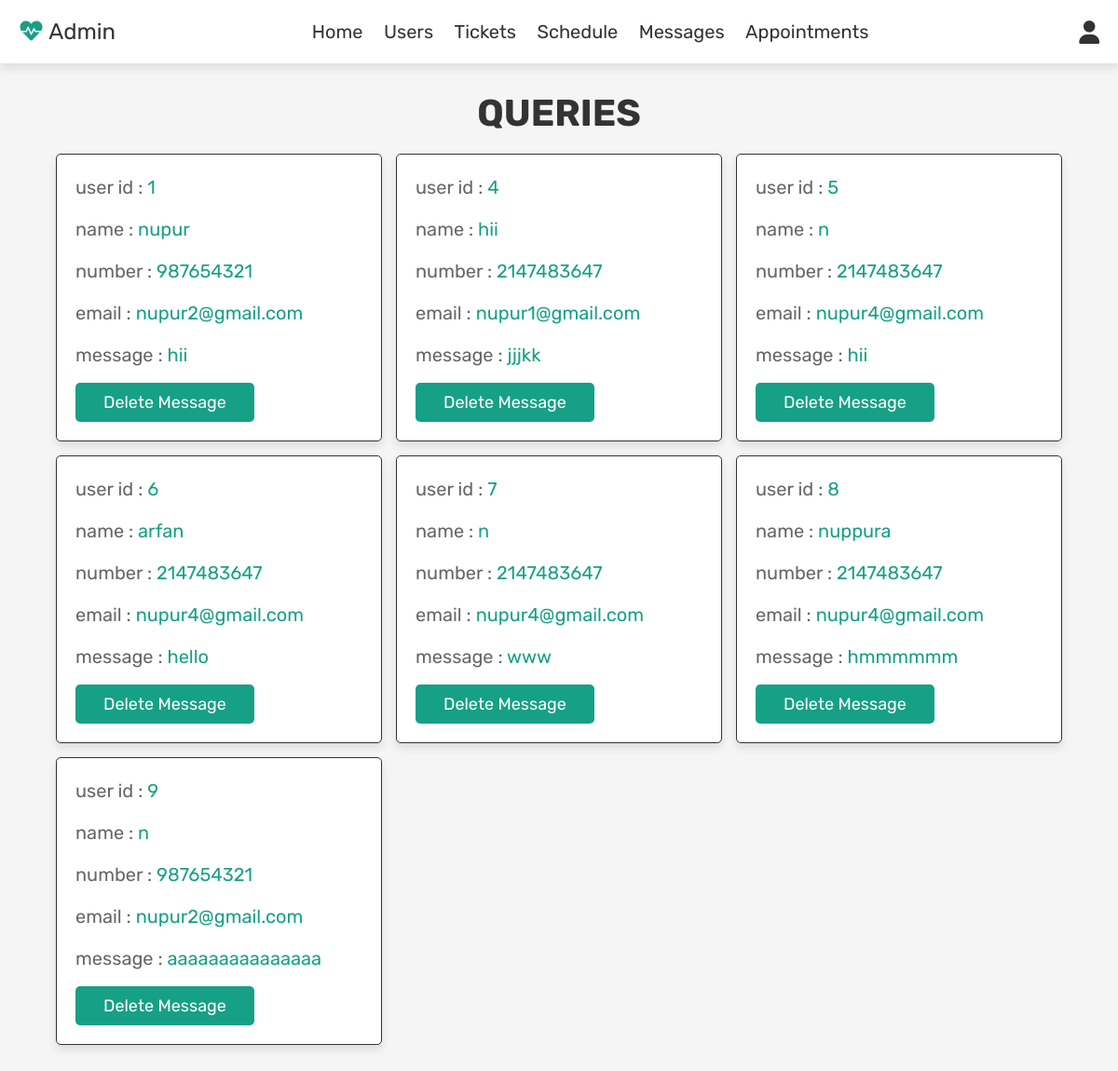
Page /admincontact.php (signed in) on the committed database.
### tables this page shows
CREATE TABLE IF NOT EXISTS `contactus` (
  `id` int NOT NULL AUTO_INCREMENT,
  `name` varchar(20) NOT NULL,
  `Phone` int NOT NULL,
  `mail` varchar(30) NOT NULL,
  `message` varchar(50) NOT NULL,
  PRIMARY KEY (`id`)
);

### admincontact.php (the view, shortened to what this page needs)
<?php
require "config.php";
include 'admin.php';
?>
<!DOCTYPE html>
<html lang="en">
<head>
   <link rel="stylesheet" href="https://cdnjs.cloudflare.com/ajax/libs/font-awesome/6.0.0/css/all.min.css">
   <link rel="stylesheet" href="admin.css">
</head>
<body>
<section class="messages">
   <h1 class="title"> Queries </h1>
   <div class="box-container">
   <?php
      $select_message = mysqli_query($conn, "SELECT * FROM `contactus`") or die('query failed');
      if(mysqli_num_rows($select_message) > 0){
         while($fetch_message = mysqli_fetch_assoc($select_message)){
   ?>
   <div class="box">
      <p> user id : <span><?php echo $fetch_message['id']; ?></span> </p>
      <p> name : <span><?php echo $fetch_message['name']; ?></span> </p>
      <p> number : <span><?php echo $fetch_message['Phone']; ?></span> </p>
      <p> email : <span><?php echo $fetch_message['mail']; ?></span> </p>
      <p> message : <span><?php echo $fetch_message['message']; ?></span> </p>
      <a href="admincontact.php?delete=<?php echo $fetch_message['id']; ?>" onclick="return confirm('delete this message?');" class="delete-btn">delete message</a>
   </div>
   <?php
      };
   }else{
      echo '<p class="empty">you have no messages!</p>';
   }
   ?>
   </div>
</section>
</body>
</html>

### admin.css (style rules this page uses)
:root { --green:#16a085; --black:#444; --light-color:#777; --black:#333; --white:#fff; --light-color:#666; --light-white:#ccc; --light-bg:#f5f5f5; --border:.1rem solid var(--black); --box-shadow:0 .5rem 1rem rgba(0,0,0,.1); }
* { font-family: 'Rubik', sans-serif; margin:0; padding:0; box-sizing: border-box; outline: none; border:none; text-decoration: none; transition:all .2s linear; }
html { font-size: 62.5%; overflow-x: hidden; }
body { background-color: var(--light-bg); }
section { padding:3rem 2rem; }
.title { text-align: center; margin-bottom: 2rem; text-transform: uppercase; color:var(--black); font-size: 4rem; }
.btn, .option-btn, .delete-btn, .white-btn { display: inline-block; margin-top: 1rem; padding:1rem 3rem; cursor: pointer; color:var(--white); font-size: 1.8rem; border-radius: .5rem; text-transform: capitalize; }
.delete-btn { background-color: var(--green); }
.messages .box-container { display: grid; grid-template-columns: repeat(auto-fit, 35rem); justify-content: center; gap:1.5rem; max-width: 1200px; margin:0 auto; align-items: flex-start; }
.messages .box-container .box { background-color: var(--white); padding:2rem; border:var(--border); box-shadow: var(--box-shadow); border-radius: .5rem; }
.messages .box-container .box p { padding-bottom: 1.5rem; font-size: 2rem; color:var(--light-color); line-height: 1.5; }
.messages .box-container .box p span { color:var(--green); }
.messages .box-container .box .delete-btn { margin-top: 0; }

### rows in the picture
contactus: id "1", name "nupur", Phone "987654321", mail "nupur2@gmail.com", message "hii"
contactus: id "4", name "hii", Phone "2147483647", mail "nupur1@gmail.com", message "jjjkk"
contactus: id "5", name "n", Phone "2147483647", mail "nupur4@gmail.com", message "hii"
contactus: id "6", name "arfan", Phone "2147483647", mail "nupur4@gmail.com", message "hello"
contactus: id "7", name "n", Phone "2147483647", mail "nupur4@gmail.com", message "www"
contactus: id "8", name "nuppura", Phone "2147483647", mail "nupur4@gmail.com", message "hmmmmmm"
contactus: id "9", name "n", Phone "987654321", mail "nupur2@gmail.com", message "aaaaaaaaaaaaaaa"
